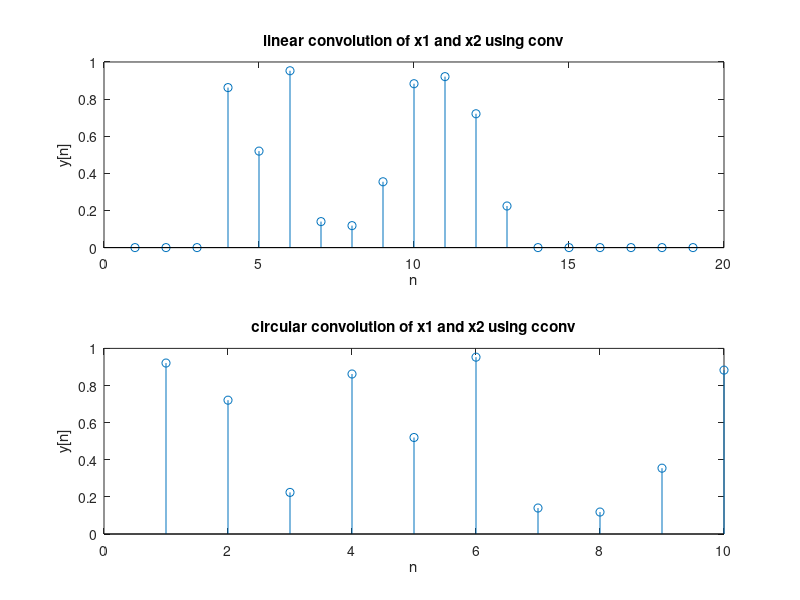
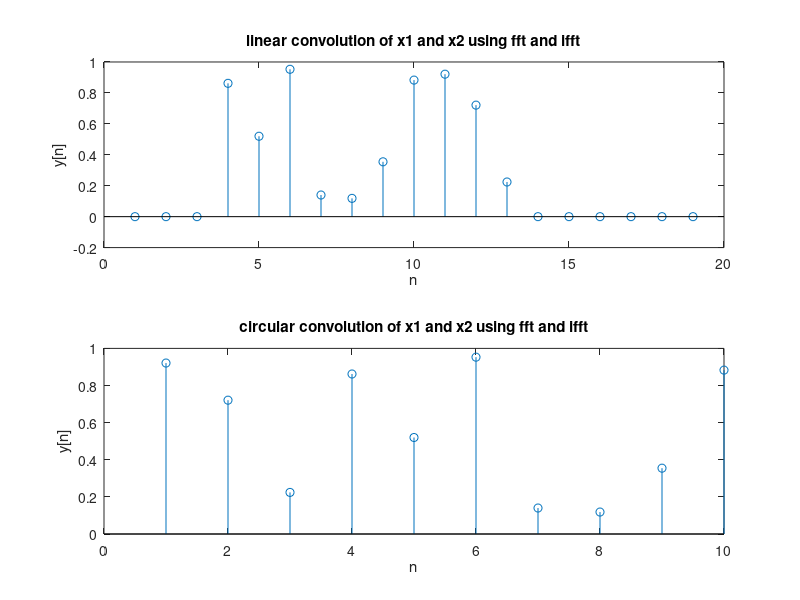

MATLAB code for these plots, in order:
x1 = rand(1,10); % gaussian sequence
x2 = zeros(1,10); 
x2(4) = 1; % del[n-3] is equal to 1 when k = 4

% using inbuilt matlab function compute linear convolution
lc = conv(x1,x2);

% using inbuilt matlab function compute circular convolution
cc = cconv(x1,x2,10);

figure(1);
% plotting linear convolution
subplot(2,1,1);
stem(lc);
xlabel('n'); ylabel('y[n]');
title('linear convolution of x1 and x2 using conv');
% plotting circular convolution
subplot(2,1,2);
stem(cc);
xlabel('n'); ylabel('y[n]');
title('circular convolution of x1 and x2 using cconv');

% zero padding the signals to length L+M-1 = 10 + 10 -1 = 19
x1cap = [x1, zeros(1,9)];
x2cap = [x2, zeros(1,9)];

% finding DFT of padded signals
X1cap = fft(x1cap);
X2cap = fft(x2cap);

figure(2);

% using circular convolution property of DFT to compute linear convolution
Hcap = X1cap.*X2cap;
y = ifft(Hcap);

% plotting linear convolution
subplot(2,1,1);
stem(y);
xlabel('n'); ylabel('y[n]');
title('linear convolution of x1 and x2 using fft and ifft');

% computing DFT of original signals
X1 = fft(x1);
X2 = fft(x2);
% using circular convolution property of DFT to calculate circular
% convolution
H = X1.*X2;
dcc = ifft(H);

% plotting circular convolution
subplot(2,1,2);
stem(dcc);
xlabel('n'); ylabel('y[n]');
title('circular convolution of x1 and x2 using fft and ifft');